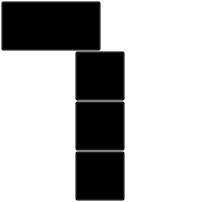
        <widget class="QFrame" name="second_one_frame">
         <property name="styleSheet">
          <string notr="true">background: transparent</string>
         </property>
         <property name="frameShape">
          <enum>QFrame::StyledPanel</enum>
         </property>
         <property name="frameShadow">
          <enum>QFrame::Raised</enum>
         </property>
         <layout class="QVBoxLayout" name="verticalLayout_2">
          <property name="spacing">
           <number>0</number>
          </property>
          <property name="leftMargin">
           <number>0</number>
          </property>
          <property name="topMargin">
           <number>0</number>
          </property>
          <property name="rightMargin">
           <number>0</number>
          </property>
          <property name="bottomMargin">
           <number>0</number>
          </property>
          <item>
           <widget class="QPushButton" name="second_one_8">
            <property name="sizePolicy">
             <sizepolicy hsizetype="Minimum" vsizetype="Preferred">
              <horstretch>0</horstretch>
              <verstretch>0</verstretch>
             </sizepolicy>
            </property>
            <property name="minimumSize">
             <size>
              <width>50</width>
              <height>50</height>
             </size>
            </property>
            <property name="maximumSize">
             <size>
              <width>100</width>
              <height>100</height>
             </size>
            </property>
            <property name="styleSheet">
             <string notr="true">background: transparent


</string>
            </property>
            <property name="text">
             <string/>
            </property>
            <property name="icon">
             <iconset resource="binary_clock_icons.qrc">
              <normaloff>:/icons/Binary_clock_assets/blue_circle.png</normaloff>:/icons/Binary_clock_assets/blue_circle.png</iconset>
            </property>
            <property name="iconSize">
             <size>
              <width>60</width>
              <height>60</height>
             </size>
            </property>
           </widget>
          </item>
          <item alignment="Qt::AlignHCenter">
           <widget class="QPushButton" name="second_one_4">
            <property name="sizePolicy">
             <sizepolicy hsizetype="Minimum" vsizetype="Preferred">
              <horstretch>0</horstretch>
              <verstretch>0</verstretch>
             </sizepolicy>
            </property>
            <property name="minimumSize">
             <size>
              <width>50</width>
              <height>50</height>
             </size>
            </property>
            <property name="maximumSize">
             <size>
              <width>100</width>
              <height>100</height>
             </size>
            </property>
            <property name="styleSheet">
             <string notr="true">background: transparent


</string>
            </property>
            <property name="text">
             <string/>
            </property>
            <property name="icon">
             <iconset resource="binary_clock_icons.qrc">
              <normaloff>:/icons/Binary_clock_assets/dim_circle.png</normaloff>:/icons/Binary_clock_assets/dim_circle.png</iconset>
            </property>
            <property name="iconSize">
             <size>
              <width>60</width>
              <height>60</height>
             </size>
            </property>
           </widget>
          </item>
          <item alignment="Qt::AlignHCenter">
           <widget class="QPushButton" name="second_one_2">
            <property name="sizePolicy">
             <sizepolicy hsizetype="Minimum" vsizetype="Preferred">
              <horstretch>0</horstretch>
              <verstretch>0</verstretch>
             </sizepolicy>
            </property>
            <property name="minimumSize">
             <size>
              <width>50</width>
              <height>50</height>
             </size>
            </property>
            <property name="maximumSize">
             <size>
              <width>100</width>
              <height>100</height>
             </size>
            </property>
            <property name="styleSheet">
             <string notr="true">background: transparent


</string>
            </property>
            <property name="text">
             <string/>
            </property>
            <property name="icon">
             <iconset resource="binary_clock_icons.qrc">
              <normaloff>:/icons/Binary_clock_assets/dim_circle.png</normaloff>:/icons/Binary_clock_assets/dim_circle.png</iconset>
            </property>
            <property name="iconSize">
             <size>
              <width>60</width>
              <height>60</height>
             </size>
            </property>
           </widget>
          </item>
          <item alignment="Qt::AlignHCenter">
           <widget class="QPushButton" name="second_one_1">
            <property name="sizePolicy">
             <sizepolicy hsizetype="Minimum" vsizetype="Preferred">
              <horstretch>0</horstretch>
              <verstretch>0</verstretch>
             </sizepolicy>
            </property>
            <property name="minimumSize">
             <size>
              <width>50</width>
              <height>50</height>
             </size>
            </property>
            <property name="maximumSize">
             <size>
              <width>100</width>
              <height>100</height>
             </size>
            </property>
            <property name="styleSheet">
             <string notr="true">background: transparent


</string>
            </property>
            <property name="text">
             <string/>
            </property>
            <property name="icon">
             <iconset resource="binary_clock_icons.qrc">
              <normaloff>:/icons/Binary_clock_assets/dim_circle.png</normaloff>:/icons/Binary_clock_assets/dim_circle.png</iconset>
            </property>
            <property name="iconSize">
             <size>
              <width>60</width>
              <height>60</height>
             </size>
            </property>
           </widget>
          </item>
         </layout>
        </widget>
